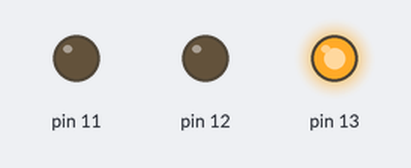
Recording of a sketch running on a simulated Arduino Uno, built with avr-gcc and run on an emulated ATmega328P. On the bench: output pins drawn as LEDs (lit = HIGH).

Above: at 0.1 s.
At 0.9 s:
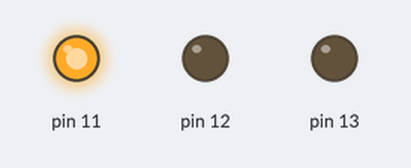
At 1.7 s:
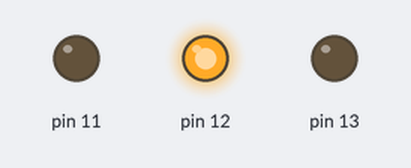
At 2.7 s:
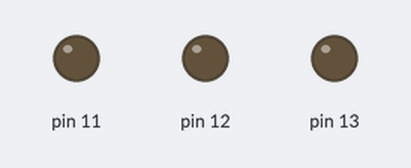
Timing chart, 0 to 3.0 s (numbered marks = the images above):
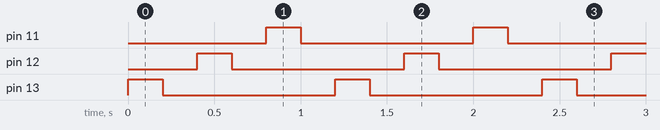

Measured:
- by itself, pin 11–13: alternates HIGH for 0.20 s and LOW for 1.0 s
- by itself, everything shown: repeats every 1.2 s, in 6 steps

The sketch:

Multi_LED.ino
```cpp
int myDelay = 200;

void setup() {
  pinMode(13, OUTPUT);
  pinMode(12, OUTPUT);
  pinMode(11, OUTPUT);

}

void loop() {
  digitalWrite(13, HIGH);
  delay(myDelay);
  digitalWrite(13, LOW);
  delay(myDelay);

  digitalWrite(12, HIGH);
  delay(myDelay);
  digitalWrite(12, LOW);
  delay(myDelay);

  digitalWrite(11, HIGH);
  delay(myDelay);
  digitalWrite(11, LOW);
  delay(myDelay);


}
```
